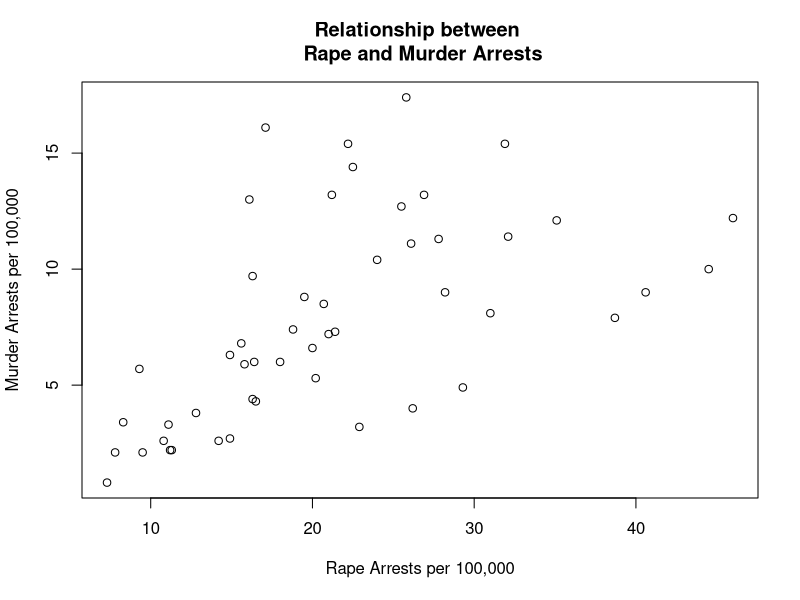
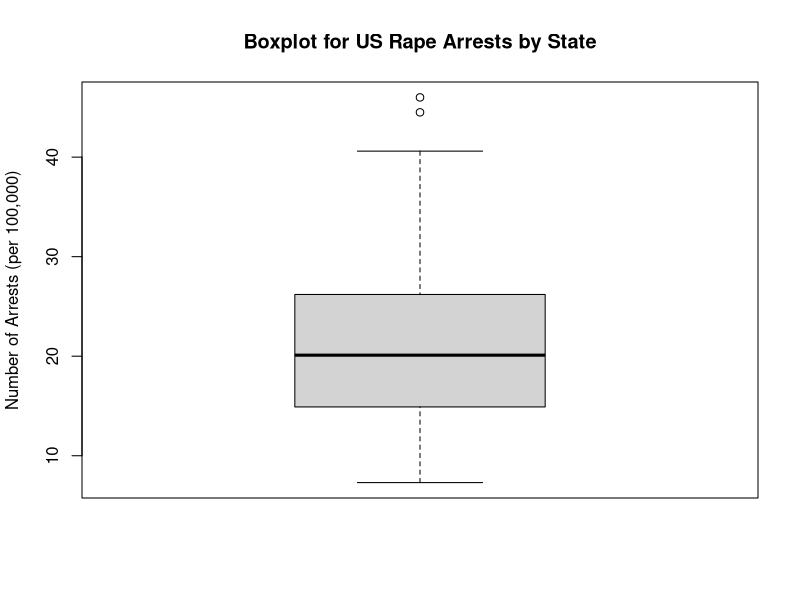
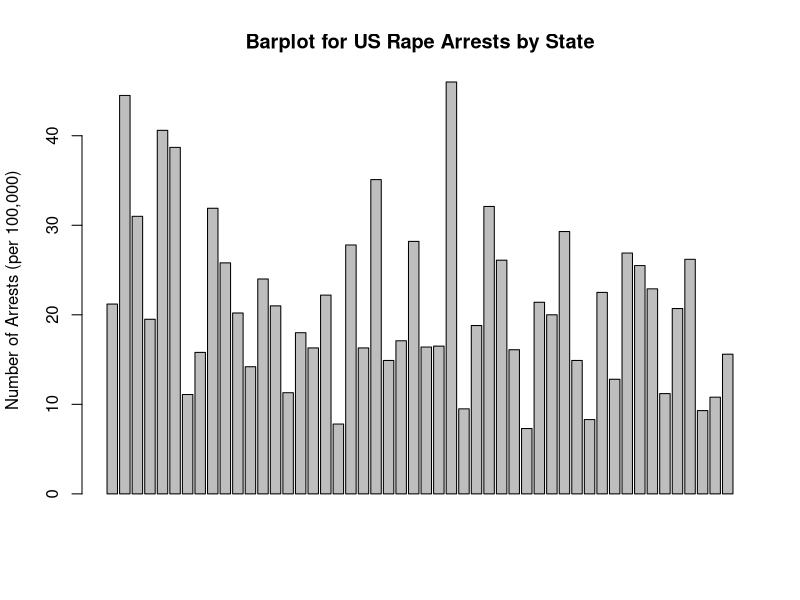
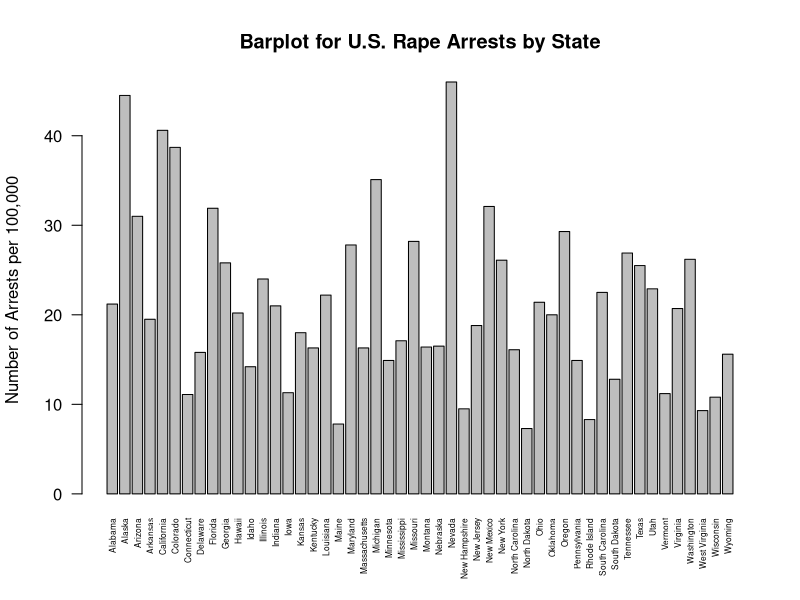
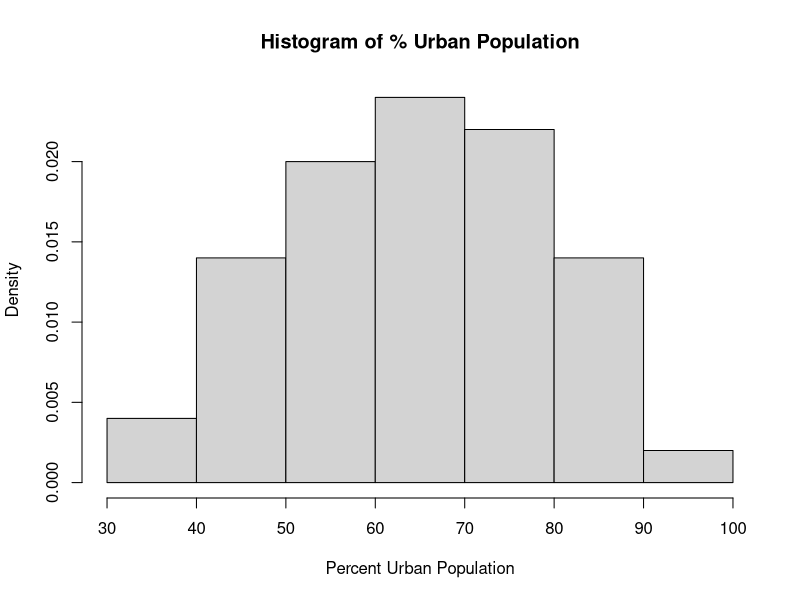
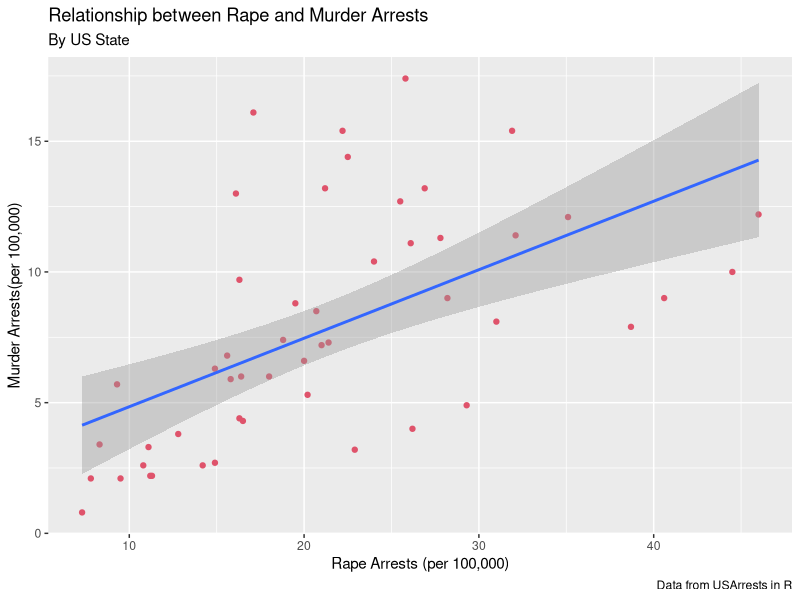
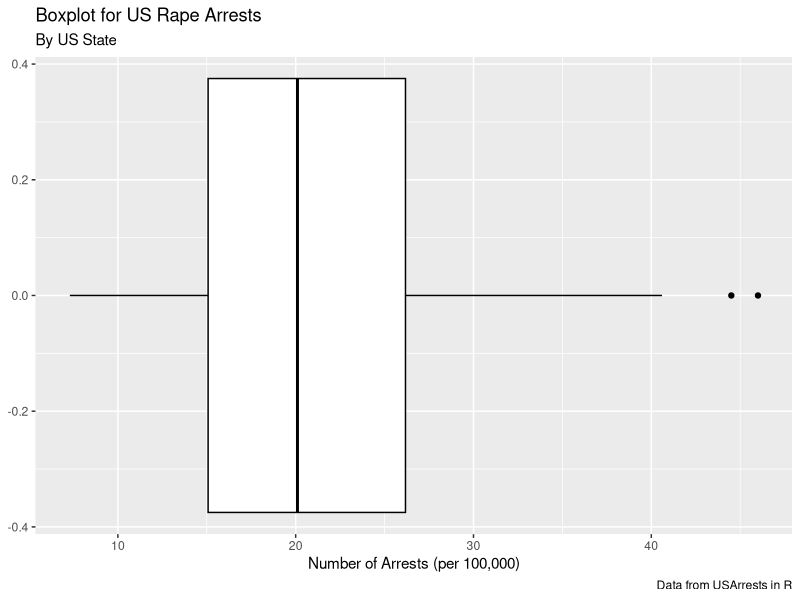
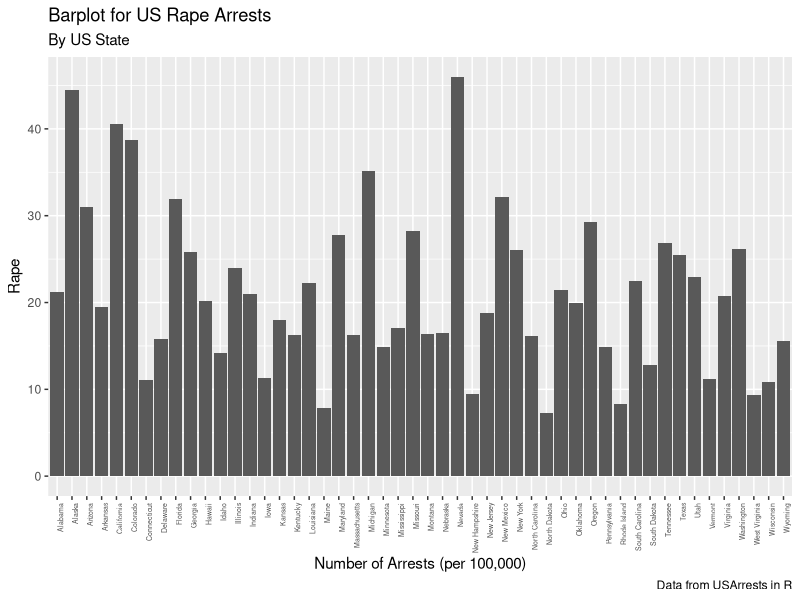

The R source for these figures, in order:
library(dplyr)
library(tidyverse)
library(ggplot2)

USArrests



          ####   BASE R   ####

# ms: the question asks for assault vs. murder arrests but otherwise, this looks good!

#Scatterplot for Rape arrests vs Murder Arrests
plot(USArrests$Rape, USArrests$Murder, 
     main = "Relationship between \n Rape and Murder Arrests",
     xlab = "Rape Arrests per 100,000", ylab = "Murder Arrests per 100,000")

#Boxplot for Rape Arrests by State
boxplot(USArrests$Rape, main = "Boxplot for US Rape Arrests by State", 
        ylab = "Number of Arrests (per 100,000)")

#Barplot for Rape Arrests by State
barplot(USArrests$Rape, main = "Barplot for US Rape Arrests by State",
        ylab = "Number of Arrests (per 100,000)")

### ms: I would label the states for the above base R plot

barplot(USArrests$Rape,
        names = row.names(USArrests),
        main = "Barplot for U.S. Rape Arrests by State",
        ylab = "Number of Arrests per 100,000",
        las = 2,
        cex.names = 0.5
        )

###

#Histogram for % Urban Population
hist(USArrests$UrbanPop, main = "Histogram of % Urban Population",
     xlab = "Percent Urban Population", prob = TRUE)


      ####    GGPLOT    ####

#Scatterplot for Rape arrests vs Murder Arrests
ggplot(data=USArrests, aes(x=Rape, y = Murder)) +
  geom_point(col = 10) + geom_smooth(method = "lm") +
  labs(title = "Relationship between Rape and Murder Arrests", 
       y = "Murder Arrests(per 100,000)",
       x= "Rape Arrests (per 100,000)", 
       subtitle = "By US State", caption = "Data from USArrests in R")

#Boxplot for Rape Arrests by State
ggplot(data=USArrests, aes(x=Rape))+
  geom_boxplot(col = 1) + 
  labs(title = "Boxplot for US Rape Arrests", 
       subtitle = "By US State", caption = "Data from USArrests in R",
       x= "Number of Arrests (per 100,000)" )

#Barplot for Rape Arrests by State
ggplot(data=USArrests, aes(x = row.names(USArrests), y = Rape)) +
  geom_bar(stat= "Identity") +
  theme(axis.text.x= element_text(angle=90, hjust=1, size = 5)) +
  labs(title = "Barplot for US Rape Arrests", 
       subtitle = "By US State", caption = "Data from USArrests in R",
       x= "Number of Arrests (per 100,000)" )


#Histogram for % Urban Population
ggplot(data=USArrests, aes(x=UrbanPop)) +
  geom_histogram(color = "Black", fill = "lightblue", bins = 10)+
  labs(title = "Histogram For % Urban Population", 
       subtitle = "By US State", caption = "Data from USArrests in R",
       x= "Percent Urban Pppulation" )
  

